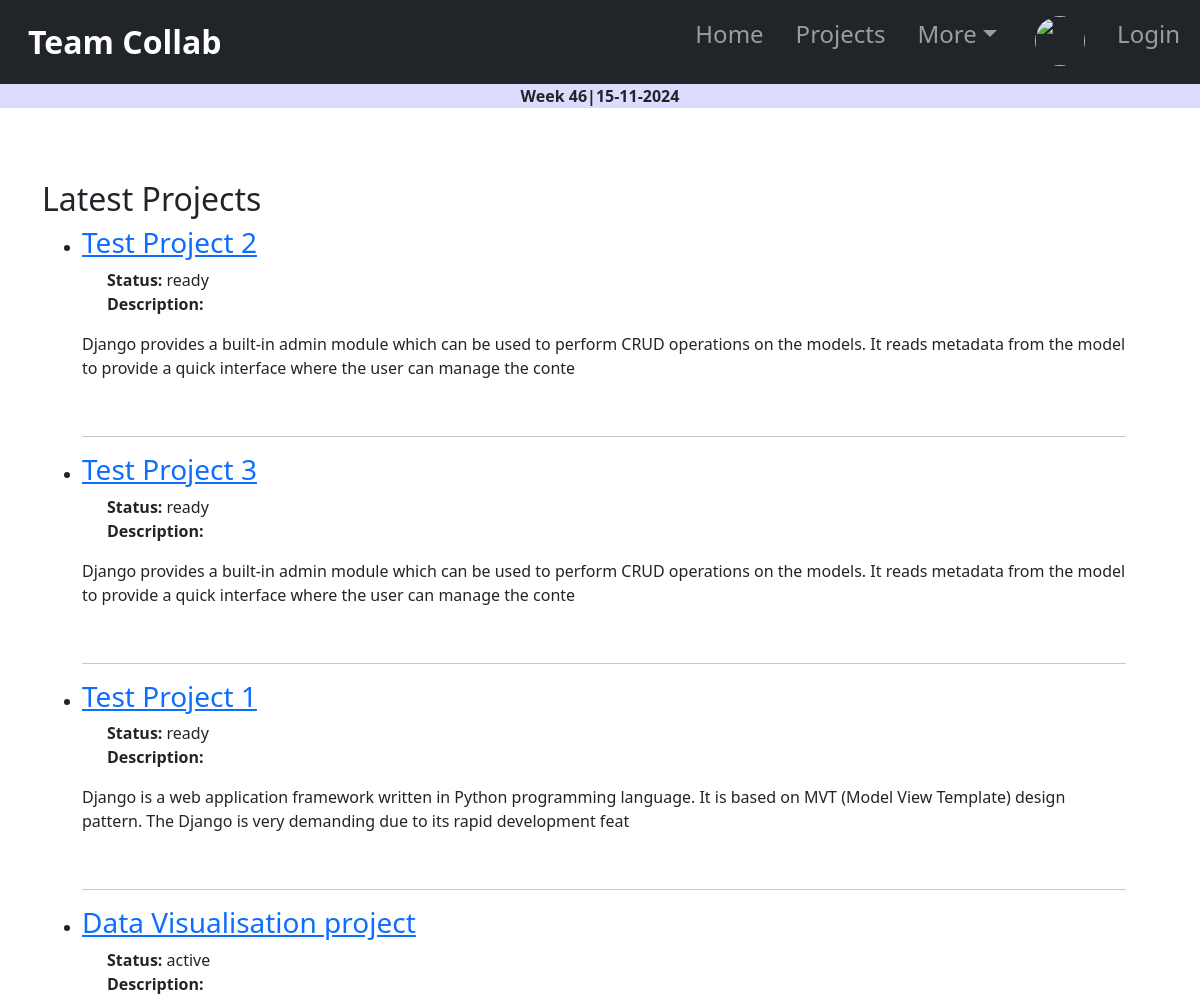
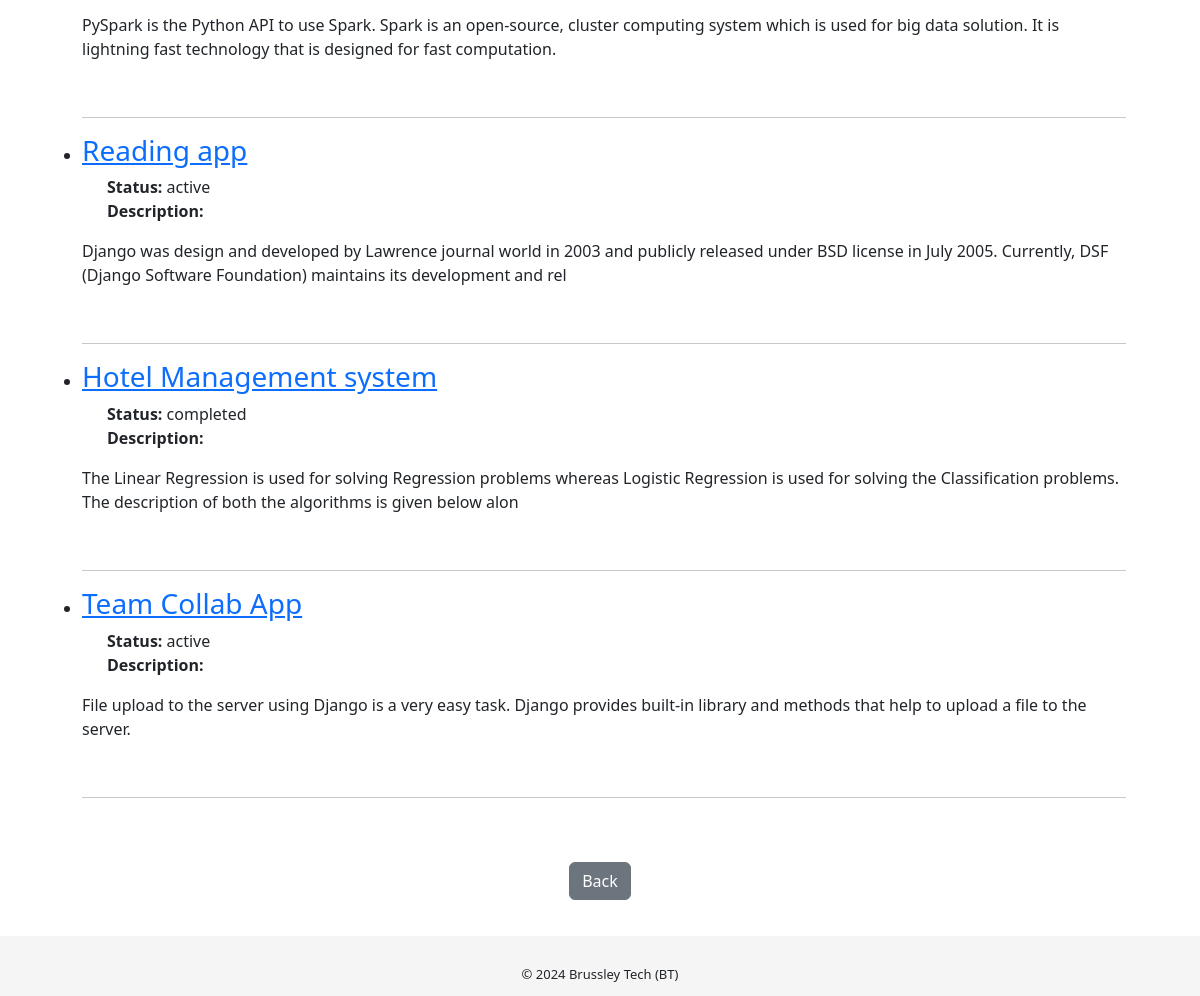
/projects/, run on the app's committed database (2 pictures, top to bottom).
### tasks/models.py (models this page shows, shortened)
class Project(models.Model):
    project_name = models.CharField(max_length=255)
    description = RichTextField(max_length=3000,null=True, blank=True)
    start_date = models.DateField()
    end_date = models.DateField()
    status = models.CharField(max_length=20, choices=ProjectStatus.choices, default=ProjectStatus.OPEN)
    project_file = models.FileField(upload_to='media/', null=True, blank=True)
    project_repo = models.URLField(blank=True, null= True)
    progress = models.IntegerField(default=0)

### tasks/views.py (the view)
# urls.py: path('projects/', views.project_list, name='project_list'),
def project_list(request):
    projects = Project.objects.all().order_by('-end_date')
    return render(request, 'tasks/project_list.html', {'projects': projects})

### tasks/templates/tasks/project_list.html (shortened to what this page needs)
{% extends 'tasks/base.html' %}
{% block content %}
<br>
<br>
<br>
<div class="container">
  <h2>Latest Projects</h2>
    <ul>
      {% for project in projects %}
        <li>
          <h3><a href="{% url 'project_detail' project.id %}">{{ project.project_name }}</a></h3>
          <strong style="margin-left: 25px;">Status: </strong>{{project.status}}
          <br>
          <strong style="margin-left: 25px;">Description:</strong><p>{{ project.description|safe|slice:'200'}}</p><br>
        </li>
        <hr>
      {% endfor %}
    </ul>
      <br>
      <br>
      <div class="d-flex justify-content-center">
        <a href="{% url 'home' %}" class=" btn btn-secondary">Back</a>
      </div>
</div>
{% endblock %}

### tasks/templates/tasks/base.html (style rules this page uses)
body { box-sizing: border-box; }
html,body { background-color: white; min-height: 100%; height: 100%; margin: 0px auto; margin-bottom: 0%; }
.container { border-radius: 5px; margin: 0px auto; scroll-behavior: auto; }

### data on the page
Project: project_name "Test Project 2", status "ready", description "Django provides a built-in admin module which can be used to perform CRUD operations on the models. It reads metadata from the model to provide a quick interface where the user can manage the conte"
Project: project_name "Test Project 3", status "ready", description "Django provides a built-in admin module which can be used to perform CRUD operations on the models. It reads metadata from the model to provide a quick interface where the user can manage the conte"
Project: project_name "Test Project 1", status "ready", description "Django is a web application framework written in Python programming language. It is based on MVT (Model View Template) design pattern. The Django is very demanding due to its rapid development feat"
Project: project_name "Data Visualisation project", status "active", description "PySpark is the Python API to use Spark. Spark is an open-source, cluster computing system which is used for big data solution. It is lightning fast technology that is designed for fast computation."
Project: project_name "Reading app", status "active", description "Django was design and developed by Lawrence journal world in 2003 and publicly released under BSD license in July 2005. Currently, DSF (Django Software Foundation) maintains its development and rel"
Project: project_name "Hotel Management system", status "completed", description "The Linear Regression is used for solving Regression problems whereas Logistic Regression is used for solving the Classification problems. The description of both the algorithms is given below alon"
Project: project_name "Team Collab App", status "active", description "File upload to the server using Django is a very easy task. Django provides built-in library and methods that help to upload a file to the server."
